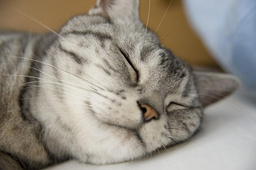
#> input picture axe31/a.bmp, 256 x 170 px, shrunk from 720 x 479 before the run, given in place of lena.png, which was not available
$ python compress.py
#> lines starting #> are read from the running program, lines starting #| are printed output that depends on the picture; pictures that were not available may be replaced by others from this repository, and a replacement may not be noted
#> in load, img is the input picture: PIL image 256x170 RGB; mean R, G, B 145.1, 138.5, 127.7
import numpy as np
import matplotlib.pyplot as plot
from PIL import Image


"""
不会安装依赖库的，搜以下关键词
python 安装 Pillow
python 安装 numpy
python 安装 matplotlib


本程序使用的测试图片为下面这张图片
http://optipng.sourceforge.net/pngtech/img/lena.png
测试图尺寸为 512x512
关于这张 lena 图的来历，自行搜索


本程序对整张图片进行压缩
参考本程序
对图像中的每个 8*8 小格子进行压缩

这个程序只对灰度进行压缩
只要对 RGBA 分别压缩并还原就可以实现对彩色图片的压缩

除了 fft 外还可以使用 dct（jpg 使用的方法）进行变换
但是因为 numpy 提供了 fft2 这个函数所以我们就先用 fft
这个算法的具体细节以后再考虑


作业：
1，补全 filter_image 函数，实现压缩功能
2，实现彩色图像的压缩
3，对图像进行 8*8 分块压缩，我们只考虑图象大小为 8 的整数倍的情况

需要注意的是，我们这个程序对图像压缩后，并未使用 lzw 对其进行编码
但是因为我们丢弃了部分高频数据，所以冗余量肯定是降低了的
lzw 这一步选做
"""


def image_fft(image):
    # 对图像做二维 fft
    a = np.fft.fft2(image)
    return a


def decompress_image(data):
    # 做一个逆 fft2 还原数据
    img = np.fft.ifft2(data)
    return img


def save_image(data, path):
    # 把图片还原并保存到文件中
    # 需要注意的是，fft 变换的结果是一个 [复数] （不懂就搜索，但这里没必要知道）
    # np.uint8 转换的时候，只会转换复数的实部，丢弃复数的虚部（本来也用不着）
    img = Image.fromarray(np.uint8(data))
    img.save(path)


def filter_image(data, ratio=1):
    """
    ratio 是压缩率, 范围是 0 - 1
    1 表示完全不压缩

    本函数会对 fft 变换后的数据进行过滤
    经过二维 fft 变换后，得到的数据是一个系数矩阵
    其中，左上角是低频数据，右下角是高频数据
    根据课上所说，高频数据可以丢弃（设置为 0 就算是丢弃了）
    """
    # 造一个空数组并复制数据
    r = np.zeros_like(data)
    h = len(data)
    w = len(data[0])
    for i, row in enumerate(data):
        for j, n in enumerate(row):
            # 在这里可以根据压缩率选择性地丢弃部分高频数据
            # 请注意，高频数据在右下角
            # r[i, j] 这种用法是 numpy 的用法
            if (i + j) > (h + w) * ratio:
                r[i, j] = 0
            else:
                r[i, j] = n
    return r


def preview(img):
    """
    这里利用 matplotlib 把图像画出来预览
    很好理解
    """
    m, n = 3, 3
    for i in range(m * n):
        # 从 1 到 9 选择画在第 n 个子图
        plot.subplot(m, n, i+1)
        # 这里可以设置不同的过滤等级（压缩等级）
        # 题2 不切小格子
        # de_image = compress(img, 0.1 * i + 0.05)
        # 题3 切小格子
        newimg = Image.new(img.mode, img.size)
        for k in range(int(img.size[0] / 8)):
            for j in range(int(img.size[1] / 8)):
                x1 = 8 * j
                x2 = x1 + 8
                y1 = 8 * k
                y2 = y1 + 8
                region = (x1, y1, x2, y2)
                cropImg = img.crop(region).convert('RGB')
                de_cropImg = compress(cropImg, 0.1 * i + 0.05)
                newimg.paste(de_cropImg, (x1, y1))
        de_image = newimg
        # 画图
        plot.imshow(de_image, cmap=plot.cm.gray)
        plot.grid(False)
        plot.xticks([])
        plot.yticks([])
#> this loop made 9 passes
#> pass 1, in preview, `de_image = newimg`:
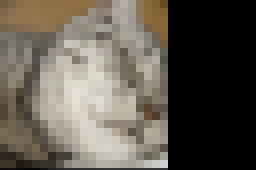
#> de_image: PIL image 256x170 RGB; mean R, G, B 96.2, 89.8, 79.8
#> pass 2, in preview, `de_image = newimg`:
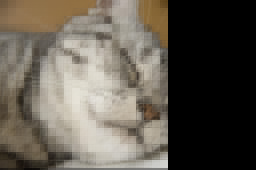
#> de_image: PIL image 256x170 RGB; mean R, G, B 96.6, 90.2, 80.1
#> after the loop:
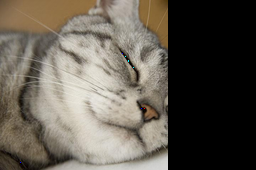
#> newimg: PIL image 256x170 RGB; mean R, G, B 97.1, 90.7, 80.6
    # show 是让图像窗口持续停留
    plot.show()
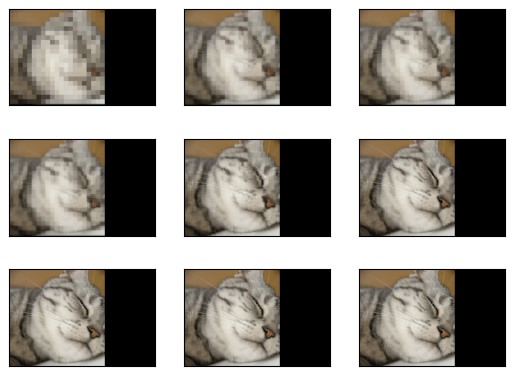
#> figure drawn by matplotlib, 9 panels


def compressgray(img, ratio):
    data = image_fft(img)
    a = filter_image(data, ratio)
    b = decompress_image(a)
    return np.uint8(b)


def compresscolor(img, ratio):
    img = img.split()
    data0 = image_fft(img[0])
    data1 = image_fft(img[1])
    data2 = image_fft(img[2])
    a0 = filter_image(data0, ratio)
    a1 = filter_image(data1, ratio)
    a2 = filter_image(data2, ratio)
    b0 = decompress_image(a0)
    b1 = decompress_image(a1)
    b2 = decompress_image(a2)
    r = Image.fromarray(np.uint8(b0))
    g = Image.fromarray(np.uint8(b1))
    b = Image.fromarray(np.uint8(b2))
    im = Image.merge('RGB', (r, g, b))
    return im


def compress(img, ratio):
    if img.mode == 'L':
        de_image = compressgray(img, ratio)
    elif img.mode == 'RGB':
        de_image = compresscolor(img, ratio)
    return de_image


def load(path):
    img = Image.open(path)
    # 题1 灰度图
    # img = img.convert('L')
    # 题2 彩色图
    img = img.convert('RGB')
    return img


def main():
    ipath = 'lena.png'
    opath = 'lena2.png'
    img = load(ipath)
    ratio = 0.6
    # 显示9图
    preview(img)
    # 存1图
    de_image = compress(img, ratio)
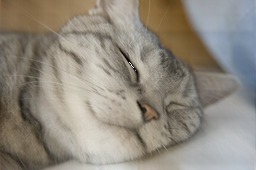
#> de_image: PIL image 256x170 RGB; mean R, G, B 144.6, 138, 127.2
    save_image(de_image, opath)


if __name__ == '__main__':
    main()
